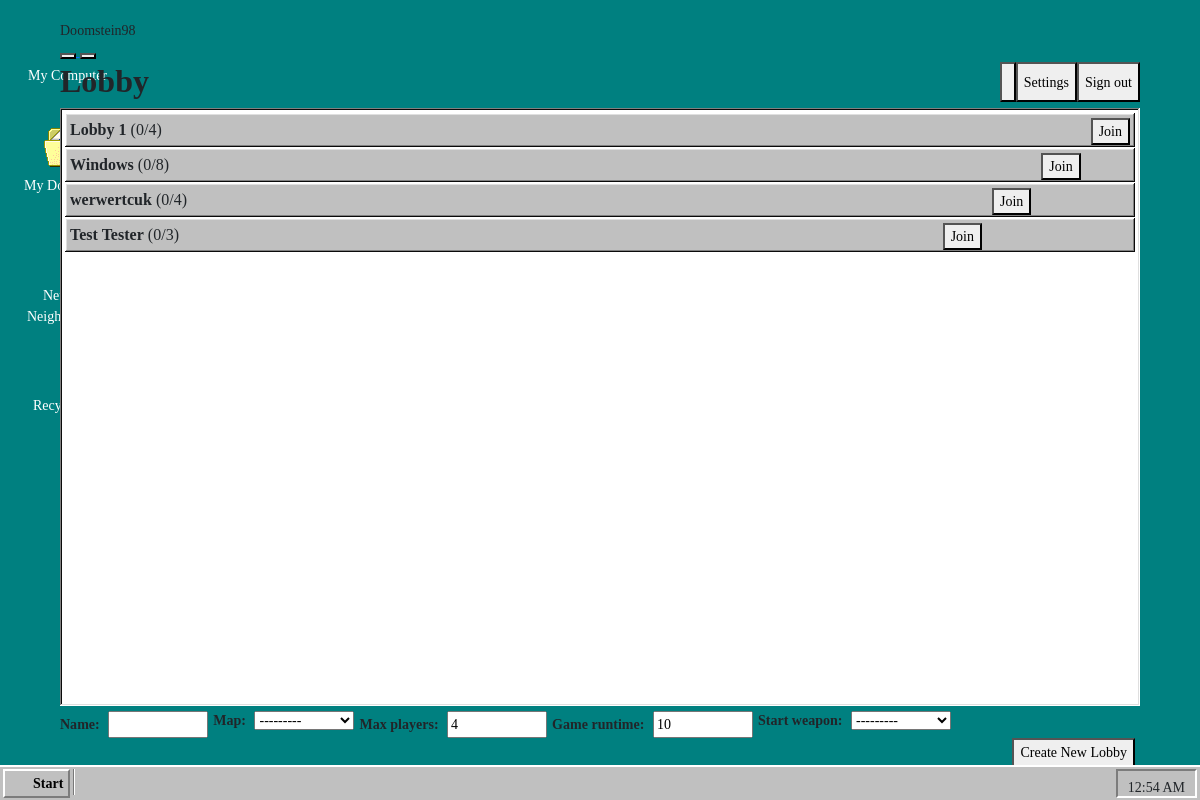
The app's page /menu/ with its own data.
### lobby/models.py (models this page shows, shortened)
class Lobby(models.Model):
    name = models.CharField(max_length=50, unique=True)
    map = models.ForeignKey(Map, on_delete=models.CASCADE)
    mode = models.IntegerField(default=0)
    max_players = models.SmallIntegerField(default=4)
    current_players = models.SmallIntegerField(default=0)
    game_runtime = models.IntegerField(default=10)
    start_weapon = models.ForeignKey(Weapon, on_delete=models.CASCADE)

### Mainmenu/views.py (the view)
# urls.py: path('menu/', views.menu, name="menu"),
def menu(request):
    lobbies = Lobby.objects.all()
    context = {'lobbies': lobbies}
    if request.method == "POST":
        form = LobbyForm(request.POST)
        if form.is_valid():
            user = form.save()
            messages.add_message(request, messages.SUCCESS,
                                 'Lobby created.')
            return redirect(reverse("menu"))
        else:
            context['lobby_form'] = form
            messages.add_message(request, messages.ERROR,
                                 'Lobby was not created.')
    else:
        form = LobbyForm(request)
        context['lobby_form'] = form
    return render(request, "menu.html",
                  {'form': LobbyForm, 'lobbies': Lobby.objects.all()})

### lobby/models.py (called while the page is built)
    def __str__(self) -> str:
        return self.name

    def __str__(self) -> str:
        return self.name

### Mainmenu/templates/menu.html (shortened to what this page needs)
{% extends 'base.html' %}
{% block content %}
{% load static %}
<link rel="stylesheet" type="text/css" href="{% static 'menu/css/menu.css' %}">
    <h2 class="h2 lobby"><b>Lobby</b></h2>
    <a href="{% url 'logout' %}">
        <button class="button user">
        Sign out
        </button>
    </a>
    <button class="button user">
        Settings
    </button>
    <button class="button user">
    </button>
    <div class="div lobbybox">
        {% for lobby in lobbies %}
            <div class="div lobbyline">
                <p class="p lobbytext"><b>{{ lobby.name }}</b> ({{ lobby.current_players }}/{{ lobby.max_players }})</p>
                <button class="button lobby">
                    Join
                </button>
            </div>
        {% endfor %}
    </div>
    <form method="post">
        {% for field in form %}
            <div class="field-row-stacked register">
                {% if field.html_name == "name" %}
                <label class="label"><strong>{{ field.label_tag }}</strong></label>
                {% else %}
                <label><strong>{{ field.label_tag }}</strong></label>
                {% endif %}
                {{ field }}
            </div>
        {% endfor %}
        {% if messages %}
        {% for message in messages %}
                <span class="error">{{ message }}</span>
        {% endfor %}
        {% else %}
        <br>
        {% endif %}
        <section class="field-row">
            <button class="button createlobby">
                Create New Lobby
            </button>
        </section>
    </form>
{% endblock %}

### static/base/css/win98.css (style rules this page uses)
* { box-sizing: border-box; }
body { cursor: url('../assets/3dwarro.cur'), auto; font-family: "MS Sans Serif"; letter-spacing: 0.001em; font-size: 14px; font-smooth: none; }
strong { font-weight: bold; }

### static/menu/css/menu.css (style rules this page uses)
button { width: fit-content; }
button.user { width: fit-content; float: right; height: 40px; }
button.lobby { margin-top: 5px; margin-bottom: 5px; margin-left: 5px; margin-right: 5px; float: right; width: fit-content; height: fit-content; }
h2.lobby { float: left; }
button.createlobby { margin-top: 1%; margin-bottom: 1%; margin-left: 5px; margin-right: 5px; float: right; width: fit-content; height: 4%; }
div.lobbybox { display: block; background: #ffffff; box-shadow: inset -1px -1px #ffffff, inset 1px 1px #808080, inset -2px -2px #dfdfdf, inset 2px 2px #0a0a0a; padding: 5px 5px; overflow-y: scroll; margin: 0; width: 100%; height: 83%; }
div.lobbyline { background: #c0c0c0; box-shadow: inset -1px -1px #0a0a0a, inset 1px 1px #ffffff, inset -2px -2px #808080, inset 2px 2px #dfdfdf; height: fit-content; margin-bottom: 1px; }
p.lobbytext { display: inline-block; margin-top: 5px; margin-bottom: 5px; margin-left: 5px; font-size: medium; }
.formfield { width: 100px; margin: 5px; }
.label { margin-top: 5px; }
.field-row-stacked.register { float: left; }

### records on screen
Lobby: name "Lobby 1", current_players "0", max_players "4"
Lobby: name "Windows", current_players "0", max_players "8"
Lobby: name "werwertcuk", current_players "0", max_players "4"
Lobby: name "Test Tester", current_players "0", max_players "3"

### other values on screen
{{ field.label_tag }} "Name:"
{{ field.label_tag }} "Map:" "Max players:" "Game runtime:" "Start weapon:"
